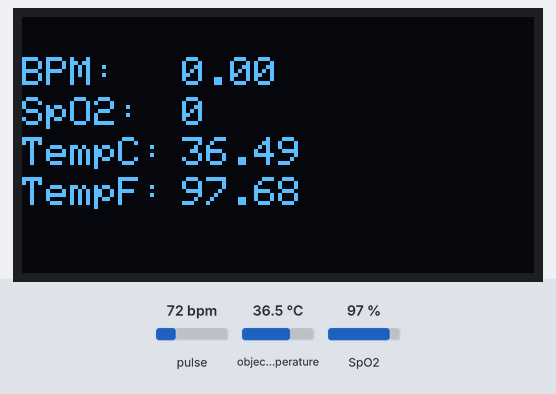
The sketch below on a simulated ESP8266 (NodeMCU). Parts: 128×64 one-colour display. The test bench sets the inputs (shaded band); at power-on: pulse 72 bpm, object temperature 36.5 °C, SpO2 97 %. WiFi joins after 1.5 s; servers stay silent unless stated; what the sketch prints to the serial monitor is not drawn.

Above: at 2.7 s.
2.8 s: pulse set to 42 bpm
At 5.0 s:
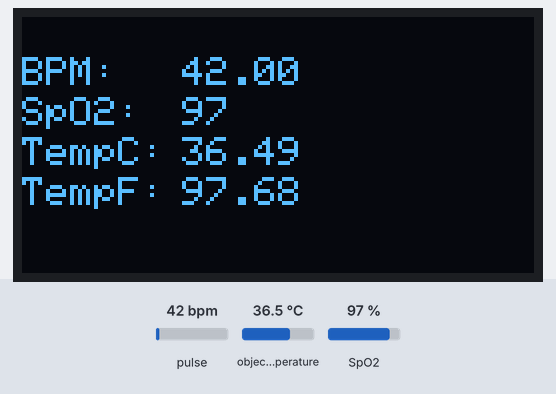
5.7 s: object temperature set to 20 °C
At 6.8 s:
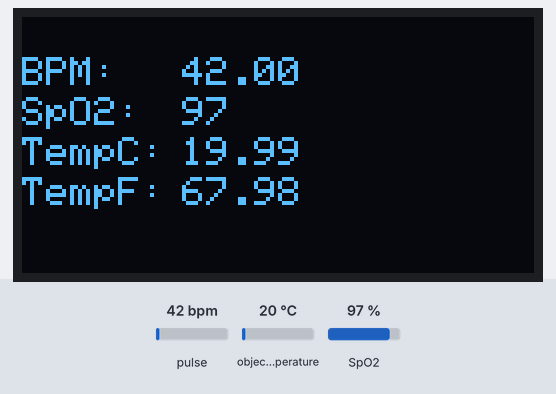
7.3 s: SpO2 set to 80 %
At 8.5 s:
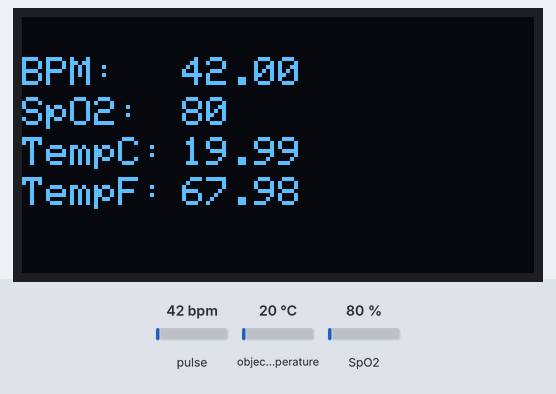
8.8 s: pulse set to 70 bpm
At 10.4 s:
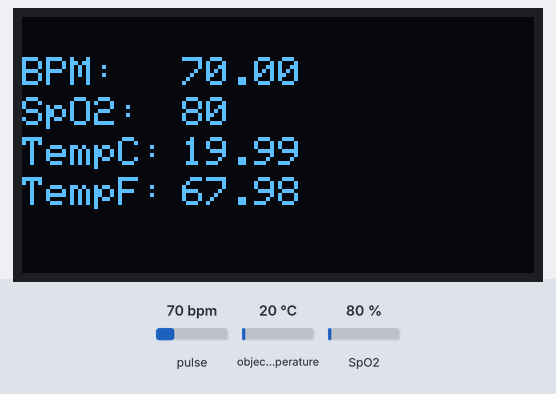
Timing chart, 0 to 11.4 s (numbered marks = the images above; inputs shaded):
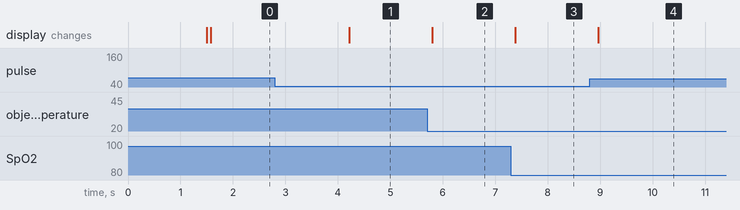

The sketch:

Firebase.ino
```cpp
#include <Adafruit_MLX90614.h>
#include <ESP8266HTTPClient.h>
#include <ESP8266WiFi.h>
#include <FirebaseArduino.h>
#include <MAX30100_PulseOximeter.h>
#include <Wire.h>
#include <Adafruit_GFX.h>
#include <Adafruit_SSD1306.h>
#include "ESP8266WebServer.h"
#define FIREBASE_HOST "my-project-2a99b-default-rtdb.firebaseio.com"
#define FIREBASE_AUTH "4kOA0npdTC5R6LreQUMjF6d4mF8dewQ55JJNLjTu"
#define WIFI_SSID "HASAN"
#define WIFI_PASSWORD "76278704H"
#define SCREEN_WIDTH 128
#define SCREEN_HEIGHT 64
#define REPORTING_PERIOD_MS 500
PulseOximeter pox;
Adafruit_MLX90614 mlx = Adafruit_MLX90614();
Adafruit_SSD1306 display(SCREEN_WIDTH, SCREEN_HEIGHT, &Wire, -1);

const int numReadings = 10;
float filterweight = 0.5;
uint8_t max30100_address = 0x57;
uint8_t mlx90614_address = 0x5A;
uint32_t tsLastReport = 0;
uint32_t last_beat = 0;
int readIndex = 0;
float myBpm, avgBpm;
int mySpo2, avgSpO2;
float myTempC, avgTempC;
float myTempF, avgTempF;
bool calculation_complete = false;
bool calculating = false;
bool initialized = false;
byte beat = 0;

void onBeatDetected() {
  viewBeat();
  last_beat = millis();
}

void viewBeat() {
  if (beat == 0) {
    beat = 1;
  } else {
    beat = 0;
  }
}

void initial_display() {
  if (not initialized) {
    viewBeat();
    Serial.println("PLEASE PLACE YOUR FINGER ON THE SENSOR");
    initialized = true;
  }
}

void display_calculating(int j) {
  viewBeat();
  Serial.println("Measuring");
  for (int i = 0; i <= j; i++) {
    Serial.print("");
  }
}

void display_values() {
  Serial.print("Heart-rate: ");
  Serial.print(avgBpm);
  Serial.print(" BPM || SpO2: ");
  Serial.print(avgSpO2);
  Serial.print("% ");
  Serial.print("Body-tempC: ");
  Serial.print(avgTempC);
  Serial.print(" Body-tempF: ");
  Serial.print(avgTempF);
  Serial.println();
  StoreDatabase();
}

void StoreDatabase() {
  if (avgBpm > 0) {
    Firebase.push("Health-Corner/sensor", avgBpm);
    Firebase.push("Health-Corner/sensor", avgSpO2);
    Firebase.push("Health-Corner/sensor", avgTempC);
    Firebase.push("Health-Corner/sensor", avgTempF);
  }
  delay(1000);
  ESP.restart();
}

void displayData()
{
  display.clearDisplay();
  display.setTextSize(1);
  display.setTextColor(WHITE);

  display.setCursor(0, 10);
  display.println("BPM: ");
  display.setCursor(40, 10);
  display.print(myBpm);

  display.setCursor(0, 20);
  display.println("SpO2:");
  display.setCursor(40, 20);
  display.print(mySpo2);

  display.setCursor(0, 30);
  display.println("TempC:");
  display.setCursor(40, 30);
  display.print(myTempC);

  display.setCursor(0, 40);
  display.println("TempF:");
  display.setCursor(40, 40);
  display.print(myTempF);
  display.display();
}


void calculate_average(float bpm, int spo2, float tempC, float tempF) {
  if (readIndex == numReadings) {
    calculation_complete = true;
    calculating = false;
    initialized = false;
    readIndex = 0;
    display_values();
  }

  if (not calculation_complete and bpm > 30 and bpm < 220 and spo2 > 50 and tempC > 20 and tempF > 80) {
    avgBpm = filterweight * (bpm) + (1 - filterweight) * avgBpm;
    avgSpO2 = filterweight * (spo2) + (1 - filterweight) * avgSpO2;
    avgTempC = filterweight * (tempC) + (1 - filterweight) * avgTempC;
    avgTempF = filterweight * (tempF) + (1 - filterweight) * avgTempF;
    readIndex++;
    display_calculating(readIndex);
  }
}

void firebaseInitialize() {
  WiFi.begin(WIFI_SSID, WIFI_PASSWORD);
  while (WiFi.status() != WL_CONNECTED) {
    Serial.print(".");
    delay(500);
  }
  Serial.println();
  Serial.print("CONNECTION SUCCESSFULL: ");
  Serial.println(WiFi.localIP());
  Firebase.begin(FIREBASE_HOST, FIREBASE_AUTH);
}

void setup() {
  Serial.begin(9600);
  firebaseInitialize();
  if (!display.begin(SSD1306_SWITCHCAPVCC, 0x3C))
  {
    Serial.println(F("OLED Display Connection failed"));
    for (;;);
  }
  pox.begin();
  mlx.begin();
  setupSensors();
  pox.setOnBeatDetectedCallback(onBeatDetected);
}

void loop() {
  pox.update();

  myBpm = pox.getHeartRate();
  mySpo2 = pox.getSpO2();
  myTempC = mlx.readObjectTempC();
  myTempF = mlx.readObjectTempF();

  if ((millis() - tsLastReport > REPORTING_PERIOD_MS) and
      (not calculation_complete)) {
    calculate_average(myBpm, mySpo2, myTempC, myTempF);
    displayData();
    tsLastReport = millis();
  }

  if ((millis() - last_beat > 5000)) {
    calculation_complete = false;
    avgBpm = 0;
    avgSpO2 = 0;
    avgTempC = 0;
    avgTempF = 0;
    initial_display();
  }
}

void setupSensors() {
  if (!pox.begin()) {
    Serial.println("Pulse Oximeter - SETUP FAILED");
    for (;;)
      ;
  } else {
    Serial.println("Pulse Oximeter - SETUP SUCCESS");
    digitalWrite(1, HIGH);
  }

  pox.setIRLedCurrent(MAX30100_LED_CURR_24MA);
  if (!mlx.begin()) {
    Serial.println("MLX Infrared Thermometer - SETUP FAILED");
    for (;;)
      ;
  } else {
    Serial.println("MLX Infrared Thermometer - SETUP SUCCESS");
  }
}
```

Measured:
- after the input at 2.8 s, the display: changes after 1.4 s (image 1)
- after the input at 5.7 s, the display: changes after 0.10 s (image 2)
- after the input at 7.3 s, the display: changes after 0.08 s (image 3)
- after the input at 8.8 s, the display: changes after 0.17 s (image 4)
